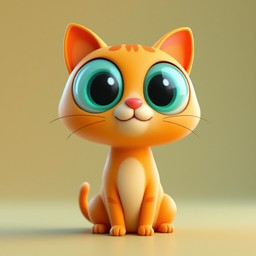
#> input picture exercises/my_solutions/cat.jpg, 256 x 256 px, found by its file name
$ python ex1_6_3.py
#> lines starting #> are read from the running program, lines starting #| are printed output that depends on the picture
import numpy as np
import cv2

image = cv2.imread('exercises/my_solutions/cat.jpg')
#> image is the input picture: shape (256, 256, 3); mean B, G, R 100.1, 158.7, 183.8

b, g, r = cv2.split(image)
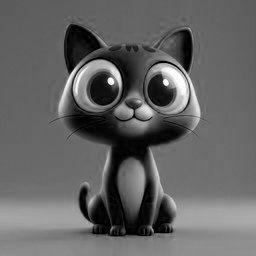
#> b: shape (256, 256); min 0, max 255, mean 100.1
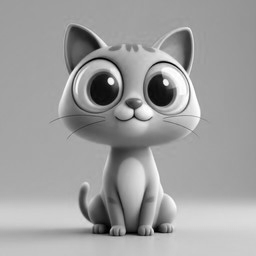
#> g: shape (256, 256); min 0, max 255, mean 158.7
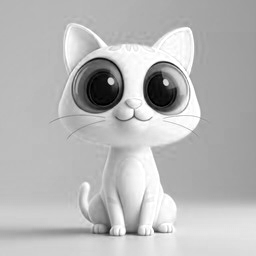
#> r: shape (256, 256); min 0, max 255, mean 183.8

cv2.imwrite('exercises/my_solutions/ex1/1_6_3_b_test.png', b)
cv2.imwrite('exercises/my_solutions/ex1/1_6_3_g_test.png', g)
cv2.imwrite('exercises/my_solutions/ex1/1_6_3_r_test.png', r)
